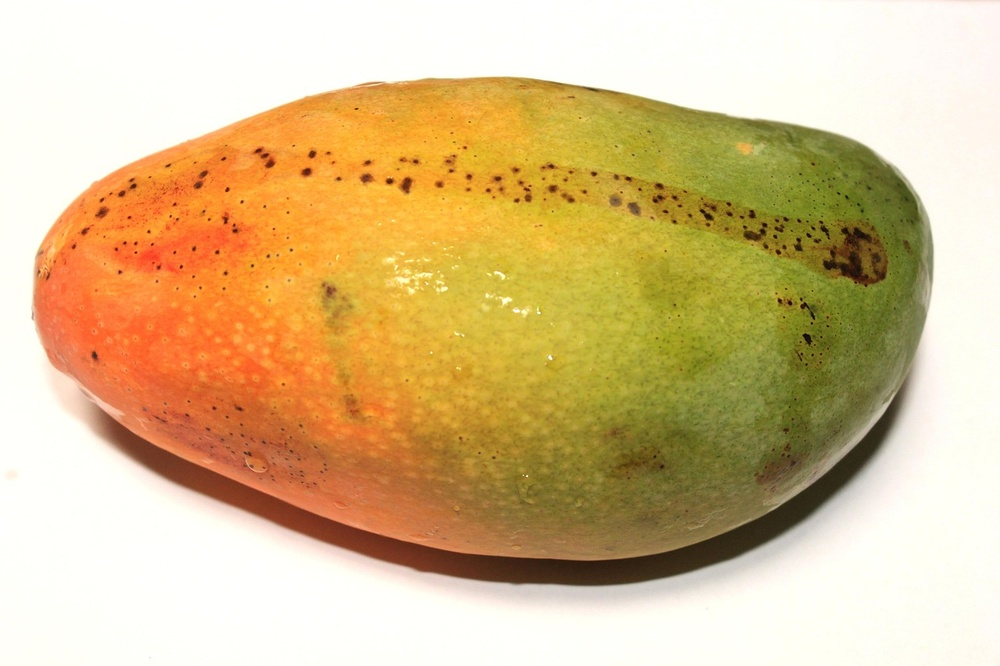
#> input picture mango-test3.jpg, 1000 x 666 px, shrunk from 1280 x 853 before the run
$ python hsv-range.py
#> lines starting #> are read from the running program, lines starting #| are printed output that depends on the picture; after the words box and inside, x2 and y2 are one past the last pixel; in counts of white or black regions, pixels touching at a corner belong together
import cv2
import numpy as np

# Load the image
image = cv2.imread('mango-test3.jpg')
#> image is the input picture: shape (666, 1000, 3); mean B, G, R 140.8, 189.2, 216.5

# Convert image from BGR to HSV for color-based segmentation
hsv_image = cv2.cvtColor(image, cv2.COLOR_BGR2HSV)
#> hsv_image: shape (666, 1000, 3); mean H, S, V 23.7, 100.8, 216.9

# Define thresholds to exclude white and shadow colors
# White: high value and low saturation
white_lower = np.array([0, 0, 6])   # Lower bound for white in HSV
white_upper = np.array([180, 50, 255]) # Upper bound for white

# Shadows: low brightness
shadow_lower = np.array([0, 0, 0])     # Lower bound for shadows (low value)
shadow_upper = np.array([180, 255, 50]) # Upper bound for shadows

# Create masks for white and shadow
white_mask = cv2.inRange(hsv_image, white_lower, white_upper)
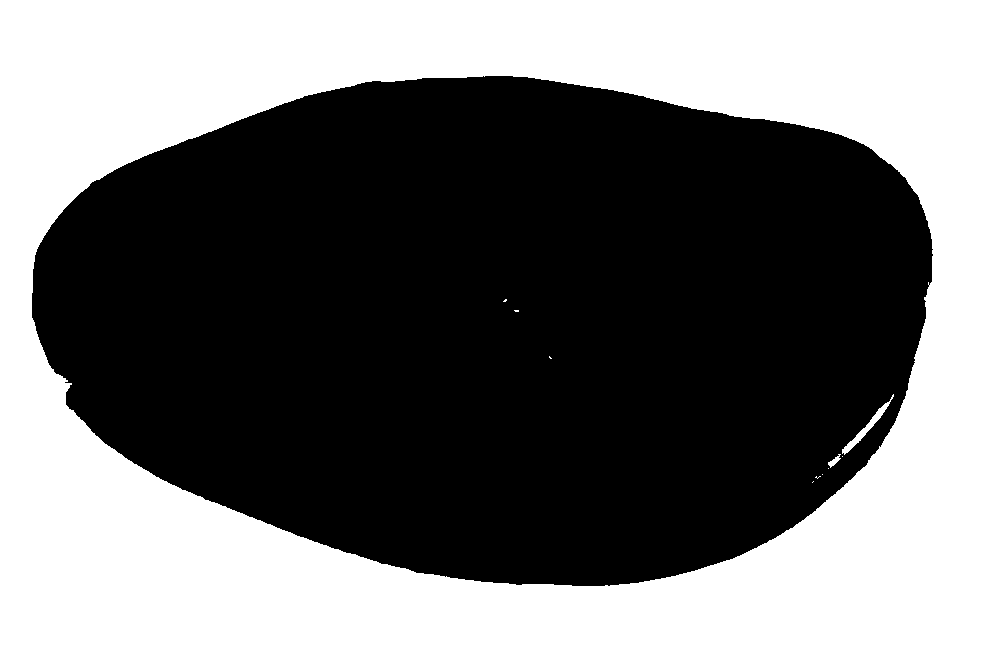
#> white_mask: shape (666, 1000); 46% white; 11 white regions (8 under 20 px), largest, box (x1, y1, x2, y2) and area: (0, 0, 1000, 666) 306172, (842, 394, 894, 455) 410, (828, 454, 841, 468) 71
shadow_mask = cv2.inRange(hsv_image, shadow_lower, shadow_upper)
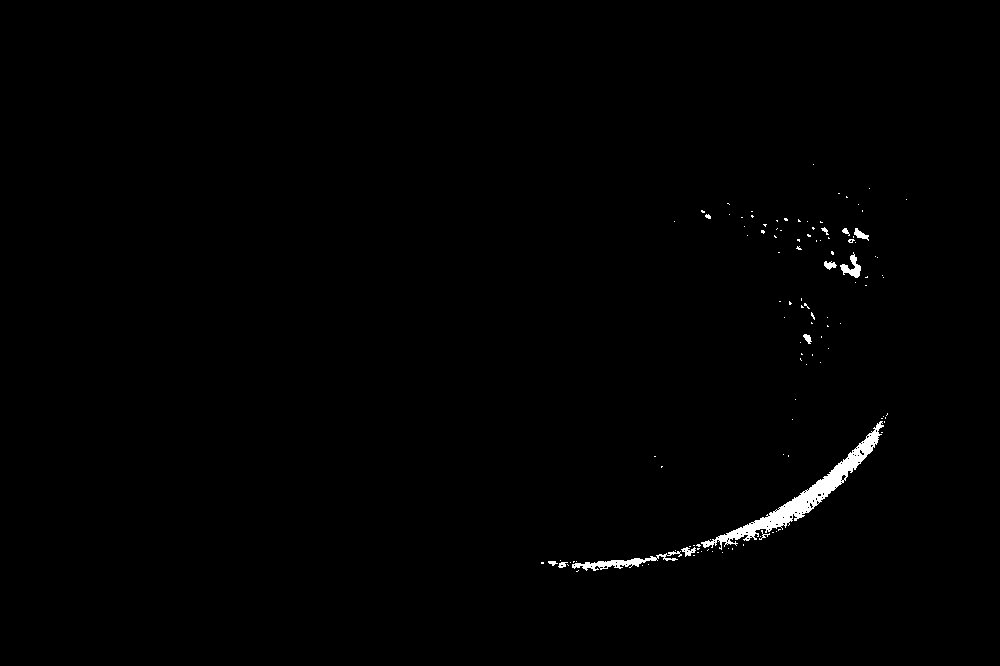
#> shadow_mask: shape (666, 1000); 0.68% white; 117 white regions (104 under 20 px), largest, box (x1, y1, x2, y2) and area: (701, 421, 884, 550) 2930, (572, 551, 682, 571) 582, (840, 252, 861, 278) 229

# Invert the masks to select areas that are NOT white or shadows
non_white_mask = cv2.bitwise_not(white_mask)
non_shadow_mask = cv2.bitwise_not(shadow_mask)

# Combine the two masks to exclude both white and shadow areas
combined_mask = cv2.bitwise_and(non_white_mask, non_shadow_mask)
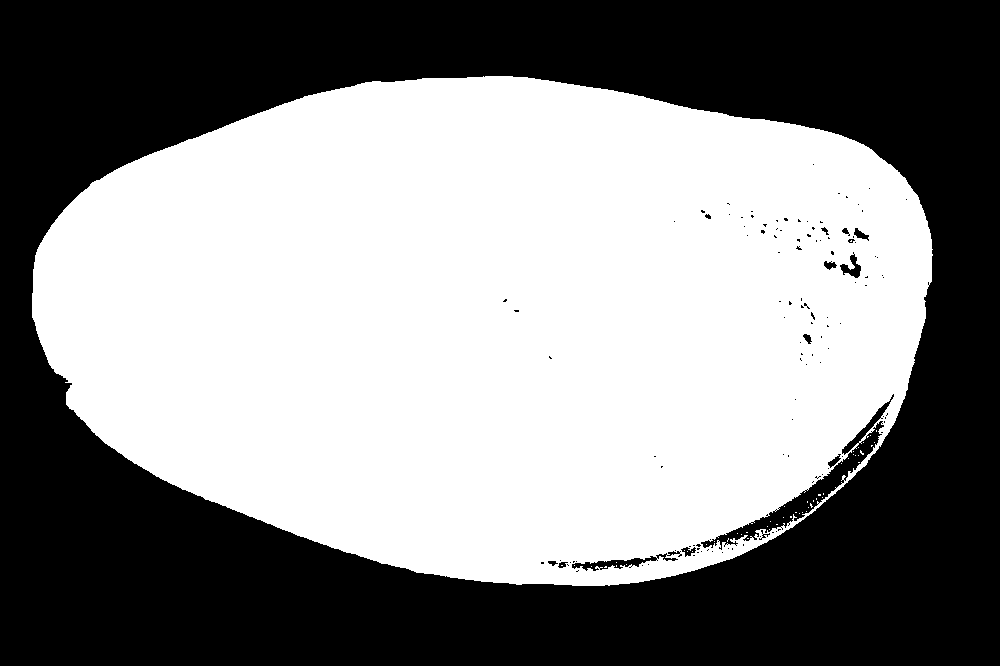
#> combined_mask: shape (666, 1000); 53.3% white; 126 black regions (111 under 20 px), largest, box (x1, y1, x2, y2) and area: (0, 0, 1000, 666) 306172, (701, 394, 894, 550) 3342, (572, 551, 682, 571) 582

# Apply the mask to the mango region
mango_region = cv2.bitwise_and(hsv_image, hsv_image, mask=combined_mask)
#> mango_region: shape (666, 1000, 3); mean H, S, V 10.8, 95.8, 100.3

# Reshape the mango region into a 2D array of HSV values
hsv_values = mango_region.reshape((-1, 3))

# Remove zero HSV values (background pixels)
hsv_values = hsv_values[np.all(hsv_values != [0, 0, 0], axis=1)]

# Find the lowest and highest HSV values
lowest_hsv = np.min(hsv_values, axis=0)
#> lowest_hsv = [1, 51, 51]
highest_hsv = np.max(hsv_values, axis=0)
#> highest_hsv = [37, 255, 255]

# Print the results
print(f'Lowest HSV: {lowest_hsv}')
#| Lowest HSV: [ 1 51 51]
print(f'Highest HSV: {highest_hsv}')
#| Highest HSV: [ 37 255 255]
